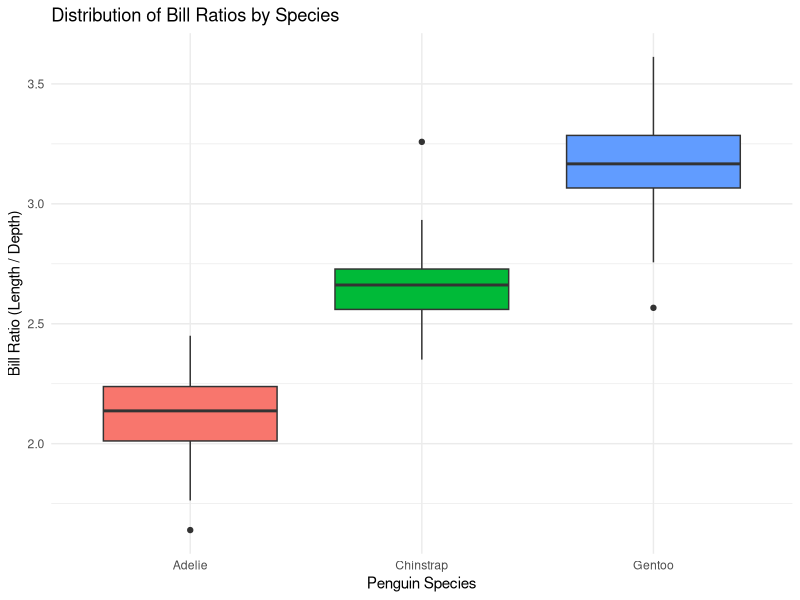
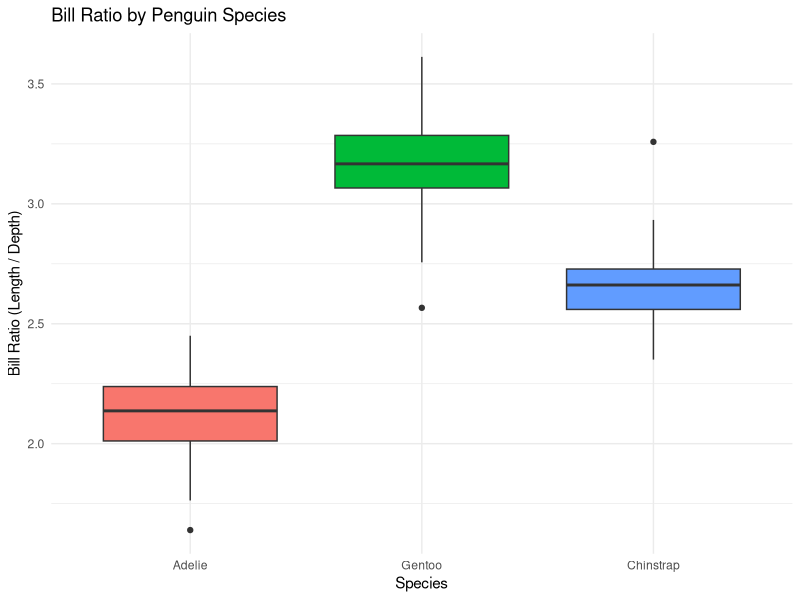
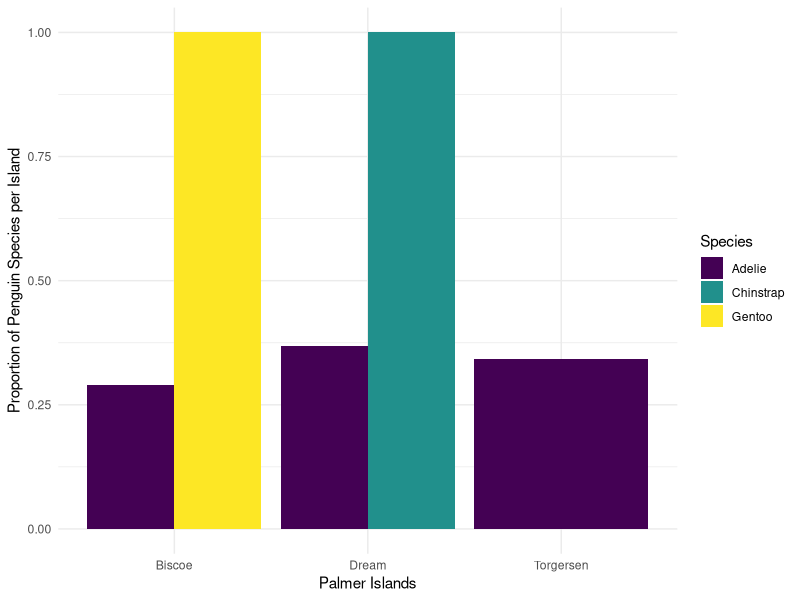

Reproduce these figures in R, in order.
## ---- chunk 1
#| label: setup
#| include: false

library(tidyverse)
library(palmerpenguins)
data(penguins)
## ---- chunk 2
penguins |>
  mutate(body_mass_kg = body_mass_g / 1000)
## ---- chunk 3
penguins |> 
  drop_na() #if we leave it blank it will remove any row with an NA
## ---- chunk 4
penguins |> 
  drop_na(sex) #adding a variable, removes rows with NA just for that variable
## ---- chunk 5

penguins |> 
  mutate(bill_ratio = (bill_length_mm/bill_depth_mm))

## ---- chunk 6

penguins |> 
  mutate(bill_ratio = bill_length_mm / bill_depth_mm) |> 
  ggplot(aes(x = species, y = bill_ratio, fill = species)) +
  geom_boxplot() +
  labs(
    x = "Penguin Species",
    y = "Bill Ratio (Length / Depth)",
    title = "Distribution of Bill Ratios by Species"
  ) +
  theme_minimal() +
  theme(legend.position = "none")
  


## ---- chunk 7
penguins |>
  mutate(
    bill_ratio = bill_length_mm / bill_depth_mm,
    body_mass_kg = body_mass_g / 1000,
    flipper_length_m = flipper_length_mm / 1000
  )
## ---- chunk 8

penguins |> 
  mutate(
    species = fct_relevel(species, "Adelie", "Gentoo", "Chinstrap"),
    bill_ratio = bill_length_mm / bill_depth_mm
  ) |> 
  ggplot(aes(x = species, y = bill_ratio, fill = species)) +
  geom_boxplot() +
  labs(
    x = "Species",
    y = "Bill Ratio (Length / Depth)",
    title = "Bill Ratio by Penguin Species"
  ) +
  theme_minimal() +
  theme(legend.position = "none")
  
## ---- chunk 9
penguins |>
  group_by(species) |>
  summarize(mass_mean = mean(body_mass_g, na.rm = TRUE),
            mass_sd = sd(body_mass_g, na.rm = TRUE))
## ---- chunk 10
penguins |> 
  mutate(body_mass_kg = body_mass_g / 1000) |> 
  group_by(species, sex) |> 
  summarize(
    mean_body_mass_kg = mean(body_mass_kg, na.rm = TRUE),
    sd_body_mass_kg = sd(body_mass_kg, na.rm = TRUE)
  )
## ---- chunk 11

## ---- chunk 12

penguins |> 
  filter(species == "Chinstrap") |> 
  group_by(island) |> 
  summarize(
    flip_max = max(flipper_length_mm, na.rm = TRUE),
    flip_min = min(flipper_length_mm, na.rm = TRUE)
  )


## ---- chunk 13
penguins |>
  group_by(species) |>
  summarize(bill_length_mean = mean(bill_length_mm, na.rm = TRUE),
            bill_depth_mean = mean(bill_depth_mm, na.rm = TRUE),
            flipper_length_mean = mean(flipper_length_mm, na.rm = TRUE))
## ---- chunk 14
penguins |>
  group_by(species) |>
  summarize(across(ends_with("mm"), 
                   .fns = mean, 
                   na.rm = TRUE))
## ---- chunk 15
penguins |>
  group_by(year) |>
  summarise(across(starts_with("bill"), 
                   .fns = max, 
                   na.rm = TRUE, 
                   .names = "max_{.col}"))
## ---- chunk 16
penguins |>
  group_by(year) |>
  summarise(across(starts_with("bill"), 
                   .fns = max, 
                   na.rm = TRUE, 
                   .names = "{.col}_max"))
## ---- chunk 17
penguins |>
  group_by(species) |>
  summarize(across(contains("length"),
                   list(avg = mean, stdev = sd),
                   na.rm = TRUE,
                   .names = "{.fn}_{.col}"))
## ---- chunk 18

penguins |> 
  group_by(island) |> 
  summarize(
    across(
      .cols = contains("mm"),
      .fns = ~ median(.x, na.rm = TRUE),
      .names = "{.col}_median"
    )
  )

## ---- chunk 19


penguins |> 
  filter(island != "Biscoe") |> 
  select(species:body_mass_g) |> 
  rename(spp_penguin = species) |> 
  group_by(spp_penguin) |> 
  summarize(
    across(
      .cols = contains("length"),
      .fns = ~ mean(.x, na.rm = TRUE),
      .names = "{.col}_mean"
    )
  )

## ---- chunk 20
penguins |>
  group_by(species) |>
  summarize(n = n())
## ---- chunk 21
penguins |>
  count(species)
## ---- chunk 22
penguins |>
  count(species, year)
## ---- chunk 23
penguins |> 
  count(species, island) |> #comment
  group_by(species) |> #comment 
  mutate(total = sum(n),  #comment
         prop = n/total) |>  #comment
  ggplot(aes(x = island, y = prop, fill = species)) + #comment
  geom_col(position = position_dodge()) + #comment
  scale_fill_viridis_d() + #comment
  labs(x = "Palmer Islands",
       y = "Proportion of Penguin Species per Island",
       fill = "Species") +
  theme_minimal()
## ---- chunk 24

penguins |> 
  count(species, island, year)


## ---- chunk 25

penguins |> 
  filter(species %in% c("Adelie", "Gentoo")) |> 
  count(species, sex)


## ---- chunk 26
penguins |>
  mutate(size_bin = case_when(
      body_mass_g > 4500 ~ "large",
      body_mass_g > 3000 & body_mass_g <= 4500 ~ "medium",
      body_mass_g <= 3000 ~ "small"
    )
  )
## ---- chunk 27
penguins |>
  select(species, year, flipper_length_mm) |>  #comment
  rename(study_year = year) |>   #comment
  filter(species == "Adelie") |>  #comment
  mutate(flipper_rank = case_when(   #comment
    flipper_length_mm < 200 ~ 1,   #comment
    flipper_length_mm >= 200 ~ 2,  #comment
    TRUE ~ 0 # 0 for anything else
  ))
## ---- chunk 28

penguins |> 
  mutate(
    study_year = case_when(
      year == 2007 ~ "Year 1",
      year == 2008 ~ "Year 2",
      year == 2009 ~ "Year 3"
    )
  )



## ---- chunk 29

penguins |> 
  filter(species == "Chinstrap") |> 
  select(flipper_length_mm, body_mass_g) |> 
  mutate(
    fm_ratio = flipper_length_mm / body_mass_g,
    ratio_bin = case_when(
      is.na(fm_ratio) ~ "no record",
      fm_ratio >= 0.05 ~ "high",
      fm_ratio < 0.05 ~ "low"
    )
  )


